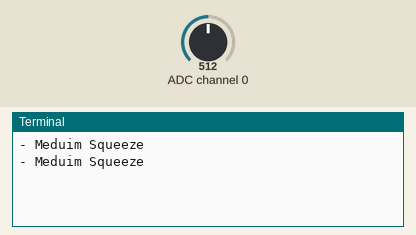
Bench run of a program on a simulated Raspberry Pi (BCM pin numbers). On the bench: the last lines printed to the terminal. The inputs (shaded band) are chosen by the test bench; at power-on: ADC channel 0 = 512 (analog values on the 0–1023 scale).

Above: at 1.2 s.
1.3 s: ADC channel 0 set to 306
At 3.8 s:
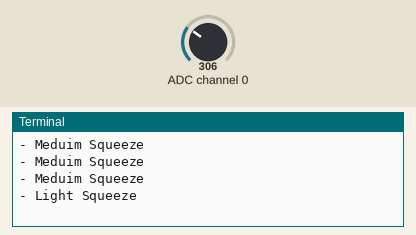
4.5 s: ADC channel 0 set to 190
At 6.6 s:
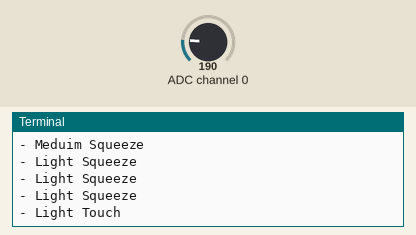
7.5 s: ADC channel 0 set to 0
At 9.8 s:
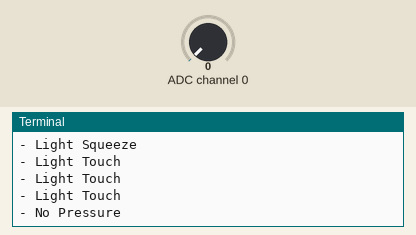
10.5 s: ADC channel 0 set to 900
At 12.5 s:
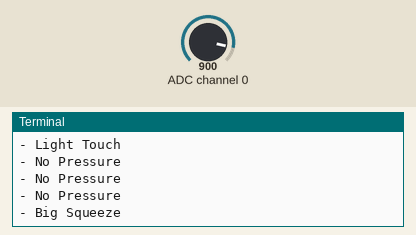

The program:

ReadAnalog.py
```python
import time
from smbus2 import SMBus

address = 0x48
A0      = 0x40
A1	= 0x41
A2	= 0x42
A3	= 0x43

bus = SMBus(1)

while True:
	bus.write_byte(address, A0)
	value = bus.read_byte(address)
	if(value<3):
		print("- No Pressure")
	elif(value<50):
		print("- Light Touch")
	elif(value<125):
		print("- Light Squeeze")
	elif(value<200):
		print("- Meduim Squeeze")
	else:
		print("- Big Squeeze")
	time.sleep(1)
```

Measured:
- after the input at 1.3 s, the terminal: prints a new line after 1.7 s (image 1)
- after the input at 4.5 s, the terminal: prints a new line after 1.5 s (image 2)
- after the input at 7.5 s, the terminal: prints a new line after 1.5 s (image 3)
- after the input at 10.5 s, the terminal: prints a new line after 1.5 s (image 4)
